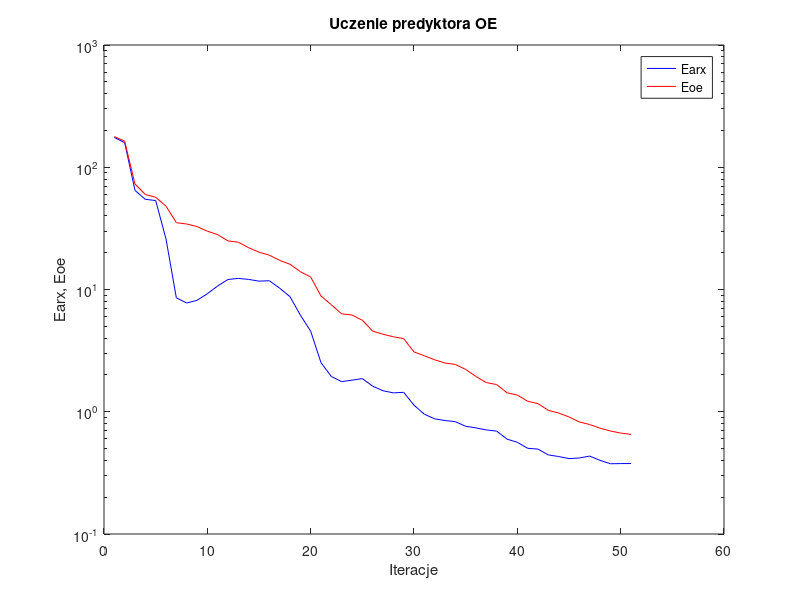
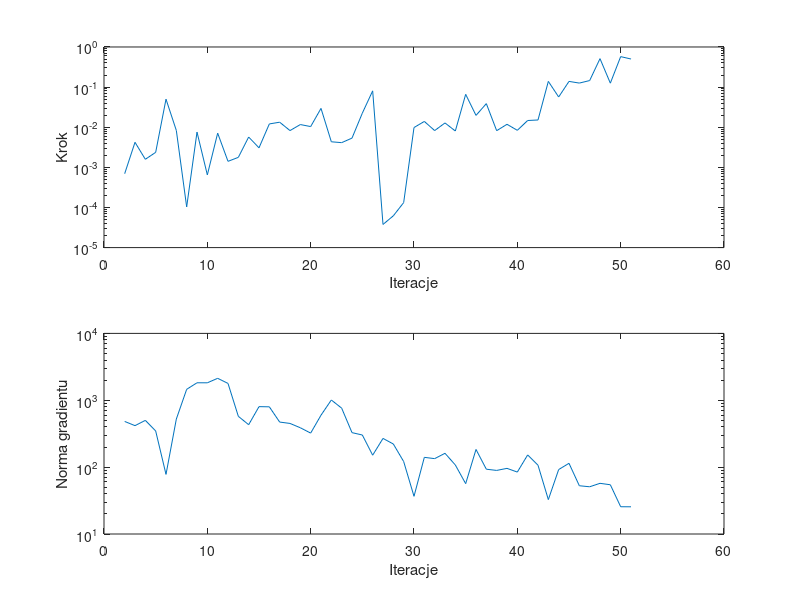

The MATLAB source for these figures, in order:
%uczenie predyktora oe
clear all;
n=0; farx(n+1)=1.752980e+002; foe(n+1)=1.783079e+002; wspucz(n+1)=0.000000e+000; ng(n+1)=0.000000e+000;
%odnowa zmiennej metryki
n=1; farx(n+1)=1.588636e+002; foe(n+1)=1.632986e+002; krok(n+1)=6.946998e-004; ng(n+1)=4.823585e+002;
n=2; farx(n+1)=6.463414e+001; foe(n+1)=7.292102e+001; krok(n+1)=4.210497e-003; ng(n+1)=4.171984e+002;
n=3; farx(n+1)=5.465800e+001; foe(n+1)=5.984630e+001; krok(n+1)=1.588254e-003; ng(n+1)=5.003226e+002;
n=4; farx(n+1)=5.342995e+001; foe(n+1)=5.683056e+001; krok(n+1)=2.364726e-003; ng(n+1)=3.476452e+002;
n=5; farx(n+1)=2.592161e+001; foe(n+1)=4.807807e+001; krok(n+1)=5.003902e-002; ng(n+1)=7.789491e+001;
n=6; farx(n+1)=8.553556e+000; foe(n+1)=3.520609e+001; krok(n+1)=8.294817e-003; ng(n+1)=5.237002e+002;
n=7; farx(n+1)=7.751929e+000; foe(n+1)=3.434543e+001; krok(n+1)=1.032442e-004; ng(n+1)=1.457295e+003;
n=8; farx(n+1)=8.152154e+000; foe(n+1)=3.275460e+001; krok(n+1)=7.566741e-003; ng(n+1)=1.825653e+003;
n=9; farx(n+1)=9.235055e+000; foe(n+1)=2.998520e+001; krok(n+1)=6.488063e-004; ng(n+1)=1.824252e+003;
n=10; farx(n+1)=1.068817e+001; foe(n+1)=2.810741e+001; krok(n+1)=7.117955e-003; ng(n+1)=2.129224e+003;
n=11; farx(n+1)=1.207878e+001; foe(n+1)=2.496220e+001; krok(n+1)=1.411868e-003; ng(n+1)=1.786391e+003;
n=12; farx(n+1)=1.232805e+001; foe(n+1)=2.437980e+001; krok(n+1)=1.774971e-003; ng(n+1)=5.750959e+002;
n=13; farx(n+1)=1.209203e+001; foe(n+1)=2.196458e+001; krok(n+1)=5.699196e-003; ng(n+1)=4.310001e+002;
n=14; farx(n+1)=1.170515e+001; foe(n+1)=2.019959e+001; krok(n+1)=3.065383e-003; ng(n+1)=8.027474e+002;
n=15; farx(n+1)=1.179757e+001; foe(n+1)=1.910140e+001; krok(n+1)=1.208515e-002; ng(n+1)=7.977612e+002;
n=16; farx(n+1)=1.025571e+001; foe(n+1)=1.730679e+001; krok(n+1)=1.333847e-002; ng(n+1)=4.720166e+002;
n=17; farx(n+1)=8.738791e+000; foe(n+1)=1.607958e+001; krok(n+1)=8.252113e-003; ng(n+1)=4.503056e+002;
n=18; farx(n+1)=6.180166e+000; foe(n+1)=1.399902e+001; krok(n+1)=1.165911e-002; ng(n+1)=3.878919e+002;
n=19; farx(n+1)=4.563836e+000; foe(n+1)=1.265906e+001; krok(n+1)=1.038090e-002; ng(n+1)=3.227621e+002;
n=20; farx(n+1)=2.518999e+000; foe(n+1)=8.849989e+000; krok(n+1)=2.946581e-002; ng(n+1)=5.979447e+002;
n=21; farx(n+1)=1.943718e+000; foe(n+1)=7.503935e+000; krok(n+1)=4.337081e-003; ng(n+1)=1.009319e+003;
n=22; farx(n+1)=1.762958e+000; foe(n+1)=6.320129e+000; krok(n+1)=4.126056e-003; ng(n+1)=7.617447e+002;
n=23; farx(n+1)=1.813516e+000; foe(n+1)=6.188670e+000; krok(n+1)=5.355898e-003; ng(n+1)=3.279542e+002;
n=24; farx(n+1)=1.868057e+000; foe(n+1)=5.602718e+000; krok(n+1)=2.243330e-002; ng(n+1)=3.022909e+002;
n=25; farx(n+1)=1.617924e+000; foe(n+1)=4.567906e+000; krok(n+1)=8.061847e-002; ng(n+1)=1.508630e+002;
%odnowa zmiennej metryki
n=26; farx(n+1)=1.485590e+000; foe(n+1)=4.304122e+000; krok(n+1)=3.773212e-005; ng(n+1)=2.687485e+002;
n=27; farx(n+1)=1.427146e+000; foe(n+1)=4.105690e+000; krok(n+1)=6.197037e-005; ng(n+1)=2.217638e+002;
n=28; farx(n+1)=1.441648e+000; foe(n+1)=3.961499e+000; krok(n+1)=1.323135e-004; ng(n+1)=1.211764e+002;
n=29; farx(n+1)=1.131976e+000; foe(n+1)=3.085472e+000; krok(n+1)=9.824309e-003; ng(n+1)=3.661344e+001;
n=30; farx(n+1)=9.550949e-001; foe(n+1)=2.871946e+000; krok(n+1)=1.394089e-002; ng(n+1)=1.400837e+002;
n=31; farx(n+1)=8.747124e-001; foe(n+1)=2.658580e+000; krok(n+1)=8.252113e-003; ng(n+1)=1.339799e+002;
n=32; farx(n+1)=8.477061e-001; foe(n+1)=2.503761e+000; krok(n+1)=1.278106e-002; ng(n+1)=1.610160e+002;
n=33; farx(n+1)=8.299832e-001; foe(n+1)=2.437803e+000; krok(n+1)=8.053672e-003; ng(n+1)=1.076882e+002;
n=34; farx(n+1)=7.608022e-001; foe(n+1)=2.219303e+000; krok(n+1)=6.602029e-002; ng(n+1)=5.661484e+001;
n=35; farx(n+1)=7.376311e-001; foe(n+1)=1.941849e+000; krok(n+1)=1.971968e-002; ng(n+1)=1.838272e+002;
n=36; farx(n+1)=7.103734e-001; foe(n+1)=1.732433e+000; krok(n+1)=3.871130e-002; ng(n+1)=9.309636e+001;
n=37; farx(n+1)=6.943092e-001; foe(n+1)=1.668890e+000; krok(n+1)=8.202462e-003; ng(n+1)=8.929412e+001;
n=38; farx(n+1)=5.971401e-001; foe(n+1)=1.429544e+000; krok(n+1)=1.183052e-002; ng(n+1)=9.586844e+001;
n=39; farx(n+1)=5.626200e-001; foe(n+1)=1.368662e+000; krok(n+1)=8.375056e-003; ng(n+1)=8.435857e+001;
n=40; farx(n+1)=5.023215e-001; foe(n+1)=1.219592e+000; krok(n+1)=1.470844e-002; ng(n+1)=1.522444e+002;
n=41; farx(n+1)=4.949954e-001; foe(n+1)=1.165074e+000; krok(n+1)=1.516106e-002; ng(n+1)=1.068427e+002;
n=42; farx(n+1)=4.433604e-001; foe(n+1)=1.026819e+000; krok(n+1)=1.387866e-001; ng(n+1)=3.268804e+001;
n=43; farx(n+1)=4.303169e-001; foe(n+1)=9.763429e-001; krok(n+1)=5.671128e-002; ng(n+1)=9.204007e+001;
n=44; farx(n+1)=4.138190e-001; foe(n+1)=9.068327e-001; krok(n+1)=1.387540e-001; ng(n+1)=1.140706e+002;
n=45; farx(n+1)=4.186338e-001; foe(n+1)=8.251947e-001; krok(n+1)=1.259999e-001; ng(n+1)=5.268742e+001;
n=46; farx(n+1)=4.340246e-001; foe(n+1)=7.863744e-001; krok(n+1)=1.456144e-001; ng(n+1)=5.085136e+001;
n=47; farx(n+1)=4.004271e-001; foe(n+1)=7.337458e-001; krok(n+1)=5.122170e-001; ng(n+1)=5.726853e+001;
n=48; farx(n+1)=3.754535e-001; foe(n+1)=6.963446e-001; krok(n+1)=1.254000e-001; ng(n+1)=5.449585e+001;
n=49; farx(n+1)=3.767415e-001; foe(n+1)=6.691817e-001; krok(n+1)=5.752763e-001; ng(n+1)=2.556827e+001;
n=50; farx(n+1)=3.770355e-001; foe(n+1)=6.532567e-001; krok(n+1)=5.014424e-001; ng(n+1)=2.552306e+001;

figure; semilogy(farx,'b'); hold on; semilogy(foe,'r'); xlabel('Iteracje'); ylabel('Earx, Eoe'); legend('Earx','Eoe'); title('Uczenie predyktora OE');
figure; subplot(2,1,1); semilogy(krok); xlabel('Iteracje'); ylabel('Krok');
subplot(2,1,2); semilogy(ng); xlabel('Iteracje'); ylabel('Norma gradientu');
Earx=farx(n+1)
Eoe=foe(n+1)
